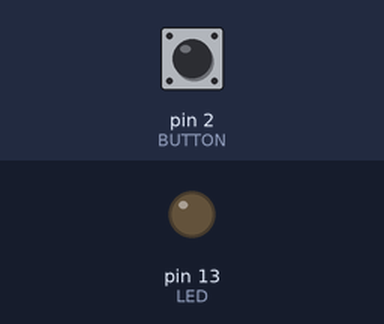
A sketch run on a simulated Arduino Uno, built with avr-gcc and run on an emulated ATmega328P. Parts: output pins drawn as LEDs (lit = HIGH). The test bench sets the inputs (shaded band); at power-on: pin 2 (BUTTON) LOW.

Above: at 1.2 s.
1.3 s: pin 2 (BUTTON) pulled HIGH for 0.15 s
At 1.37 s:
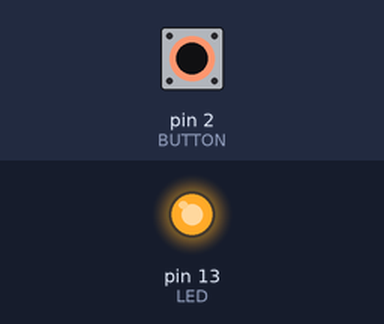
2.9 s: pin 2 (BUTTON) pulled HIGH for 3.2 s
At 6.9 s:
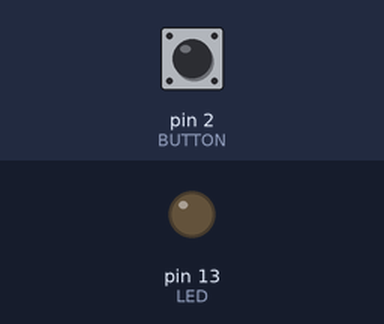
Timing chart, 0 to 8.4 s (numbered marks = the images above; inputs shaded):
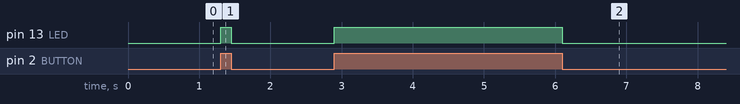

Measured:
- after the input at 1.3 s, pin 13 (LED): LOW → HIGH at once, → LOW 0.15 s later
- after the input at 2.9 s, pin 13 (LED): LOW → HIGH at once, → LOW 3.2 s later

The sketch:

LampPoc1.ino
```cpp
int LED = 13;

int BUTTON = 2;


void setup(){

pinMode(LED,OUTPUT);

pinMode(BUTTON,INPUT);

}

void loop(){

if(digitalRead(BUTTON) == HIGH){

digitalWrite(LED,1);

}else{

digitalWrite(LED,0);

}


}
```
